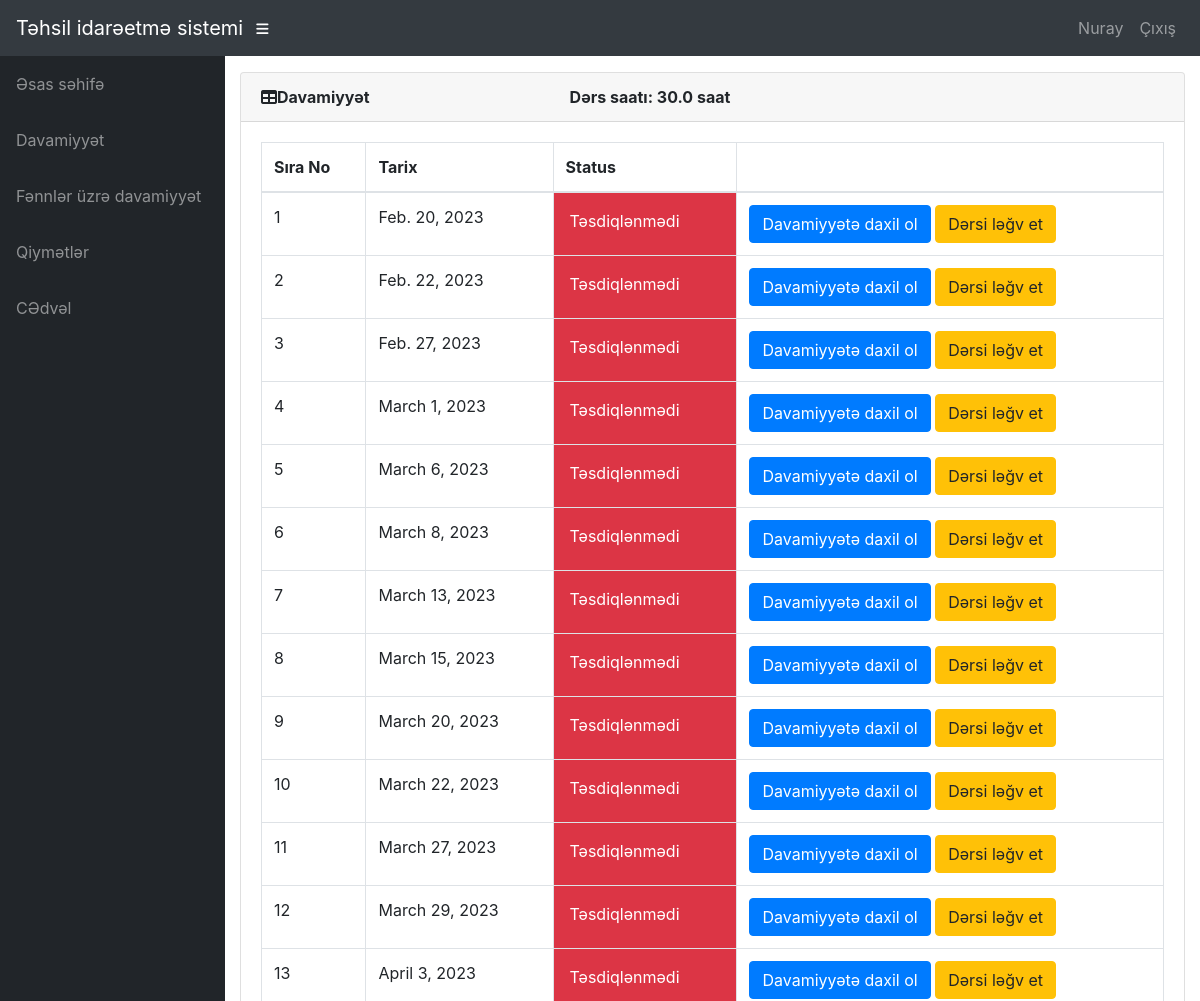
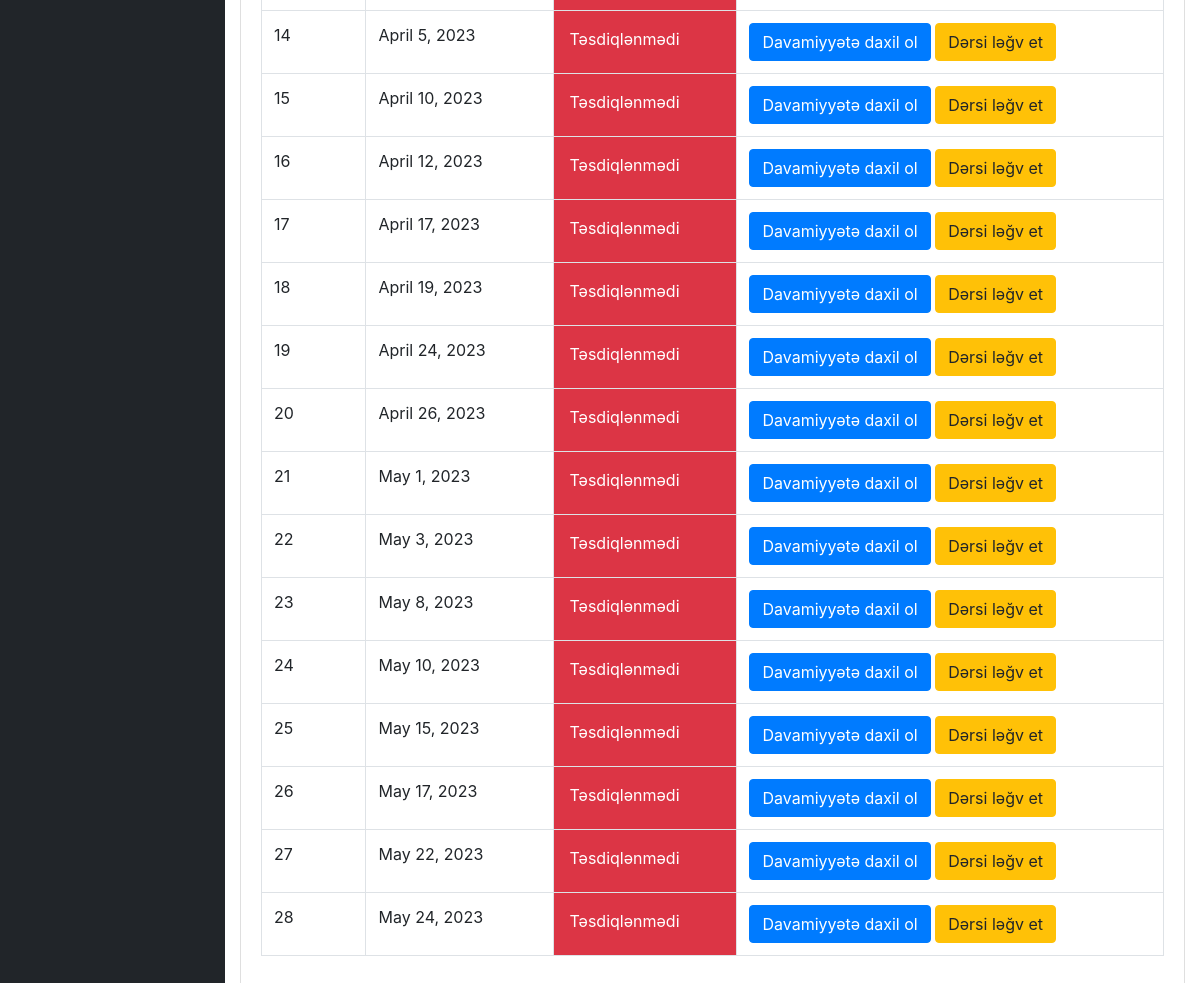
The page /teacher/46/ClassDates/ (signed in) on the database its author committed (2 pictures, top to bottom).
### info/models.py (models this page shows, shortened)
class User(AbstractUser):
    @property
    def is_student(self):
        if hasattr(self, 'student'):
            return True
        return False

class Student(models.Model):
    user = models.OneToOneField(User, on_delete=models.CASCADE, null=True)
    class_id = models.ForeignKey(Class, on_delete=models.CASCADE, default=1)
    USN = models.CharField(primary_key='True', max_length=100)
    name = models.CharField(max_length=200)
    sex = models.CharField(max_length=50, choices=sex_choice, default='Male')
    DOB = models.DateField(default='1998-01-01')

class AttendanceClass(models.Model):
    assign = models.ForeignKey(Assign, on_delete=models.CASCADE)
    date = models.DateField()
    status = models.IntegerField(default=0)
    class Meta:
        verbose_name = 'Attendance'
        verbose_name_plural = 'Attendance'

### info/views.py (the view)
# urls.py: path('teacher/<int:assign_id>/ClassDates/', views.t_class_date, name='t_class_date'),
@login_required()
def t_class_date(request, assign_id):
    now = timezone.now()
    ass = get_object_or_404(Assign, id=assign_id)
    att_list = ass.attendanceclass_set.filter(date__lte=now).order_by('date')
    course_assign = Assign.objects.filter(id=assign_id).values('course')
    course_hours = Course.objects.filter(id=course_assign[0]['course']).values('hours')
    course_hours = int(course_hours[0]['hours']) / 2
    return render(request, 'info/t_class_date.html', {
        'att_list': att_list,
        'course_hours': course_hours,
        'forloop': len(att_list)
    })

### info/templates/info/t_class_date.html
{% extends 'info/base.html' %}
{% block content %}
    <div class="card mb-3">
        <div class="card-header"><i class="fas fa-table"></i><b>Davamiyyət</b><b style="padding-left: 200px;">Dərs saatı: {{course_hours}} saat</b></div>
            <div class="card-body">
              <div class="table-responsive">
                <table class="table table-bordered" id="dataTable" width="100%" cellspacing="0">
                  <thead>
                    <tr>
                        <th>Sıra No</th>
                        <th>Tarix</th>
                        <th>Status</th>
                        <th></th>
                    </tr>
                  </thead>
                  <tbody>
                    {% for a in att_list %}
                    <tr>
                        <td>{{forloop.counter}}</td>
                        <td>{{ a.date }}</td>
                        {% if a.status == 0 %}
                            <td class="p-3 mb-2 bg-danger text-white">Təsdiqlənmədi</td>
                            <td>
                                <a class="btn btn-primary" href="{% url 't_attendance' a.id %}" role="button">Davamiyyətə daxil ol</a>
                                <a class="btn btn-warning" href="{% url 'cancel_class' a.id %}">Dərsi ləğv et</>
                            </td>
                        {% elif a.status == 1 %}
                            <td class="p-3 mb-2 bg-success text-white">Təsdiqləndi</td>
                            <td><a class="btn btn-secondary" href="{% url 'edit_att' a.id %}" role="button">Davamiyyəti redakte et</a> </td>
                        {% else %}
                            <td class="p-3 mb-2 bg-warning text-white">Ləğv edildi</td>
                            <td><a class="btn btn-primary" href="{% url 't_attendance' a.id %}" role="button">Davamiyyətə daxil ol</a></td>
                        {% endif %}
                    </tr>
                    {% empty %}
                            <p>student has no courses</p>
                    {% endfor %}
                  </tbody>
                </table>
              </div>
        </div>
    </div>
{% endblock %}

### info/templates/info/base.html (shortened to what this page needs)
<!DOCTYPE html>
<html lang="en">
  <head>
      {% load static %}
    <link href="{% static '/info/bootstrap/vendor/bootstrap/css/bootstrap.min.css' %}" rel="stylesheet">
    <link href="{% static '/info/bootstrap/vendor/fontawesome-free/css/all.min.css' %}" rel="stylesheet" type="text/css">
    <link href="{% static '/info/bootstrap/vendor/datatables/dataTables.bootstrap4.css' %}" rel="stylesheet">
    <link href="{% static '/info/bootstrap/css/sb-admin.css' %}" rel="stylesheet">
  </head>
  <body id="page-top">
    <nav class="navbar navbar-expand navbar-dark bg-dark static-top">
      <a class="navbar-brand mr-1" href="{% url 'index' %}">Təhsil idarəetmə sistemi</a>
      <button class="btn btn-link btn-sm text-white order-1 order-sm-0" id="sidebarToggle" href="#">
        <i class="fas fa-bars"></i>
      </button>
        <div class="collapse navbar-collapse" id="navbarResponsive">
          <ul class="navbar-nav ml-auto">
            <li class="nav-item">
                {% if request.user.is_student %}
                    <a class="nav-link text-capitalize">{{ request.user.student.name }}</a>
                {% elif request.user.is_teacher %}
                    <a class="nav-link text-capitalize">{{ request.user.teacher.name }}</a>
                {% endif %}
            </li>
            <li class="nav-item">
                <a class="nav-link" href="#" data-toggle="modal" data-target="#logoutModal">Çıxış</a>
            </li>
          </ul>
        </div>
    </nav>
    <div id="wrapper">
      <ul class="sidebar navbar-nav">
            <li class="nav-item">
              <a class="nav-link" href="{% url 'index' %}">
                <span>Əsas səhifə</span>
              </a>
            </li>
        {% if request.user.is_student %}
            <li class="nav-item">
              <a class="nav-link" href="{% url 'attendance' request.user.student.USN %}">
                <span>Davamiyyət</span>
              </a>
            </li>
            <li class="nav-item">
              <a class="nav-link" href="{% url 'attendance' request.user.student.USN %}">
                <span>Fənnlər üzrə davamiyyət</span>
              </a>
            </li>
            <li class="nav-item">
              <a class="nav-link" href="{% url 'marks_list' request.user.student.USN %}">
                <span>Qiymətlər</span>
              </a>
            </li>
              <li class="nav-item">
              <a class="nav-link" href="{% url 'timetable' request.user.student.class_id_id %}">
                <span>CƏdvəl</span>
              </a>
            </li>
        {% endif %}
      </ul>
      <div id="content-wrapper">
        <div class="container-fluid">
            {% block content %}
            {% endblock %}
        </div>
      </div>
    </div>
  </body>
</html>

### rows shown on the page
User: user.student.name "Nuray"
AttendanceClass: date "Feb. 20, 2023", status "Təsdiqlənmədi"
AttendanceClass: date "Feb. 22, 2023", status "Təsdiqlənmədi"
AttendanceClass: date "Feb. 27, 2023", status "Təsdiqlənmədi"
AttendanceClass: date "March 1, 2023", status "Təsdiqlənmədi"
AttendanceClass: date "March 6, 2023", status "Təsdiqlənmədi"
AttendanceClass: date "March 8, 2023", status "Təsdiqlənmədi"
AttendanceClass: date "March 13, 2023", status "Təsdiqlənmədi"
AttendanceClass: date "March 15, 2023", status "Təsdiqlənmədi"
AttendanceClass: date "March 20, 2023", status "Təsdiqlənmədi"
AttendanceClass: date "March 22, 2023", status "Təsdiqlənmədi"
AttendanceClass: date "March 27, 2023", status "Təsdiqlənmədi"
AttendanceClass: date "March 29, 2023", status "Təsdiqlənmədi"
AttendanceClass: date "April 3, 2023", status "Təsdiqlənmədi"
AttendanceClass: date "April 5, 2023", status "Təsdiqlənmədi"
AttendanceClass: date "April 10, 2023", status "Təsdiqlənmədi"
AttendanceClass: date "April 12, 2023", status "Təsdiqlənmədi"
AttendanceClass: date "April 17, 2023", status "Təsdiqlənmədi"
AttendanceClass: date "April 19, 2023", status "Təsdiqlənmədi"
AttendanceClass: date "April 24, 2023", status "Təsdiqlənmədi"
AttendanceClass: date "April 26, 2023", status "Təsdiqlənmədi"
AttendanceClass: date "May 1, 2023", status "Təsdiqlənmədi"
AttendanceClass: date "May 3, 2023", status "Təsdiqlənmədi"
AttendanceClass: date "May 8, 2023", status "Təsdiqlənmədi"
AttendanceClass: date "May 10, 2023", status "Təsdiqlənmədi"
AttendanceClass: date "May 15, 2023", status "Təsdiqlənmədi"
AttendanceClass: date "May 17, 2023", status "Təsdiqlənmədi"
AttendanceClass: date "May 22, 2023", status "Təsdiqlənmədi"
AttendanceClass: date "May 24, 2023", status "Təsdiqlənmədi"

### other values the page prints
{{ course_hours }} "30.0"
